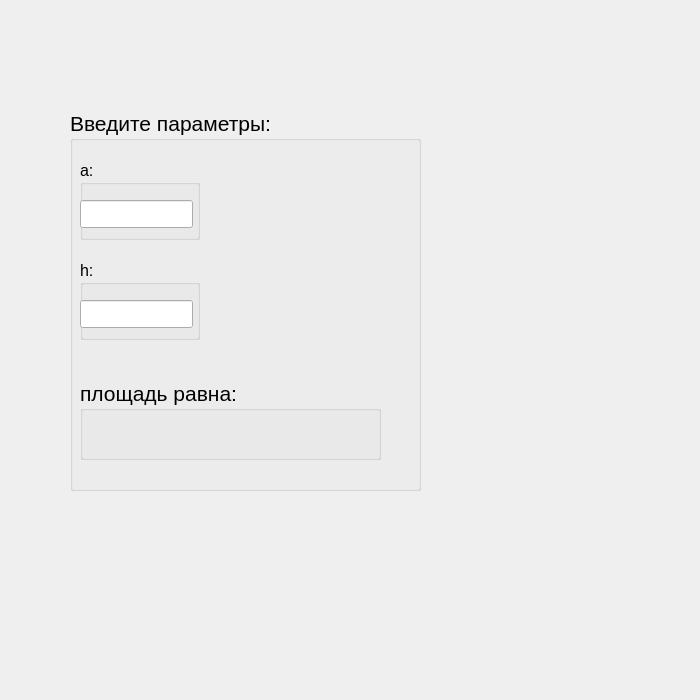
<?xml version="1.0" encoding="UTF-8"?>
<ui version="4.0">
 <class>Standartformula</class>
 <widget class="QWidget" name="Standartformula">
  <property name="geometry">
   <rect>
    <x>0</x>
    <y>0</y>
    <width>700</width>
    <height>700</height>
   </rect>
  </property>
  <property name="windowTitle">
   <string>Form</string>
  </property>
  <widget class="QGroupBox" name="groupBox">
   <property name="geometry">
    <rect>
     <x>70</x>
     <y>110</y>
     <width>351</width>
     <height>381</height>
    </rect>
   </property>
   <property name="font">
    <font>
     <pointsize>16</pointsize>
    </font>
   </property>
   <property name="title">
    <string>Введите параметры:</string>
   </property>
   <widget class="QGroupBox" name="groupBox_2">
    <property name="geometry">
     <rect>
      <x>10</x>
      <y>50</y>
      <width>120</width>
      <height>80</height>
     </rect>
    </property>
    <property name="font">
     <font>
      <pointsize>12</pointsize>
     </font>
    </property>
    <property name="title">
     <string>а:</string>
    </property>
    <widget class="QLineEdit" name="lineEdit">
     <property name="geometry">
      <rect>
       <x>0</x>
       <y>40</y>
       <width>113</width>
       <height>28</height>
      </rect>
     </property>
    </widget>
   </widget>
   <widget class="QGroupBox" name="groupBox_3">
    <property name="geometry">
     <rect>
      <x>10</x>
      <y>150</y>
      <width>120</width>
      <height>80</height>
     </rect>
    </property>
    <property name="font">
     <font>
      <pointsize>12</pointsize>
     </font>
    </property>
    <property name="title">
     <string>h:</string>
    </property>
    <widget class="QLineEdit" name="lineEdit_2">
     <property name="geometry">
      <rect>
       <x>0</x>
       <y>40</y>
       <width>113</width>
       <height>28</height>
      </rect>
     </property>
    </widget>
   </widget>
   <widget class="QGroupBox" name="groupBox_4">
    <property name="geometry">
     <rect>
      <x>10</x>
      <y>270</y>
      <width>301</width>
      <height>80</height>
     </rect>
    </property>
    <property name="title">
     <string>площадь равна:</string>
    </property>
    <widget class="QLabel" name="label">
     <property name="geometry">
      <rect>
       <x>0</x>
       <y>40</y>
       <width>301</width>
       <height>31</height>
      </rect>
     </property>
     <property name="text">
      <string/>
     </property>
    </widget>
   </widget>
  </widget>
 </widget>
 <resources/>
 <connections/>
</ui>
